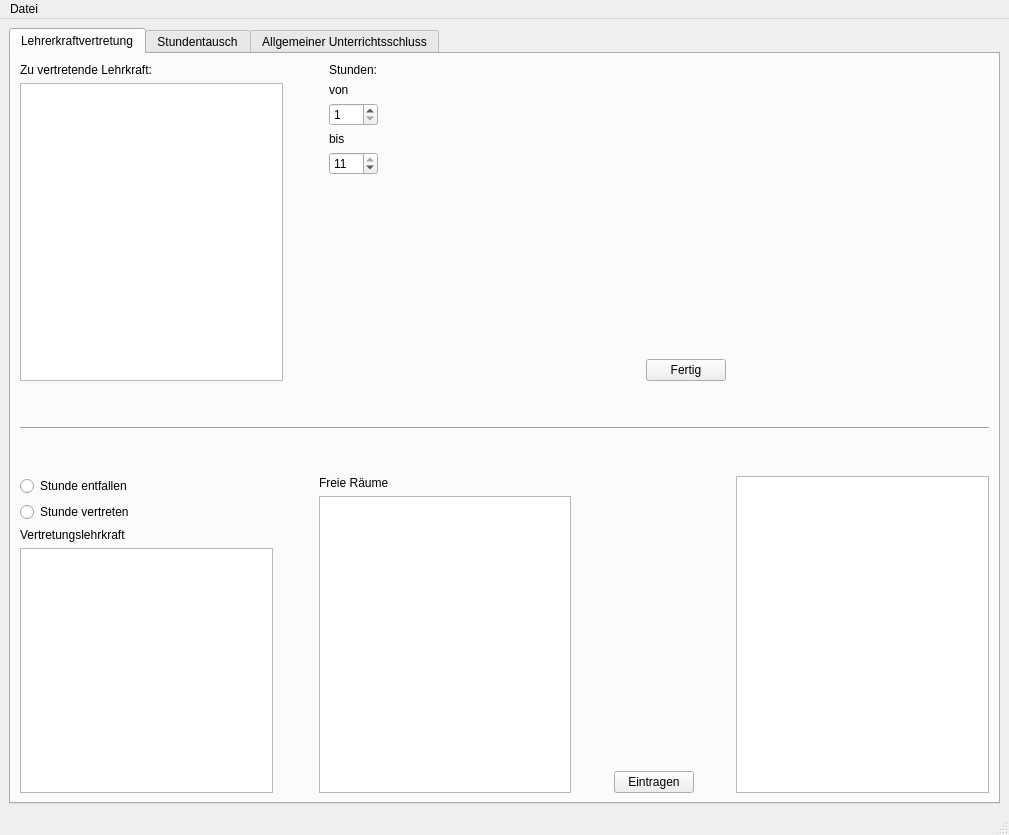
<?xml version="1.0" encoding="UTF-8"?>
<ui version="4.0">
 <class>MainWindow</class>
 <widget class="QMainWindow" name="MainWindow">
  <property name="geometry">
   <rect>
    <x>0</x>
    <y>0</y>
    <width>1009</width>
    <height>835</height>
   </rect>
  </property>
  <property name="windowTitle">
   <string>MainWindow</string>
  </property>
  <widget class="QWidget" name="centralwidget">
   <layout class="QVBoxLayout" name="verticalLayout">
    <item>
     <widget class="QTabWidget" name="tabWidget">
      <property name="currentIndex">
       <number>0</number>
      </property>
      <widget class="QWidget" name="tab">
       <attribute name="title">
        <string>Lehrerkraftvertretung</string>
       </attribute>
       <layout class="QVBoxLayout" name="verticalLayout_2">
        <item>
         <layout class="QHBoxLayout" name="horizontalLayout">
          <item>
           <layout class="QVBoxLayout" name="verticalLayout_6">
            <item>
             <widget class="QLabel" name="label">
              <property name="text">
               <string>Zu vertretende Lehrkraft:</string>
              </property>
             </widget>
            </item>
            <item>
             <widget class="QListWidget" name="ListeZuVertretendeLehrkraft"/>
            </item>
           </layout>
          </item>
          <item>
           <spacer name="horizontalSpacer_2">
            <property name="orientation">
             <enum>Qt::Horizontal</enum>
            </property>
            <property name="sizeType">
             <enum>QSizePolicy::Minimum</enum>
            </property>
            <property name="sizeHint" stdset="0">
             <size>
              <width>40</width>
              <height>20</height>
             </size>
            </property>
           </spacer>
          </item>
          <item>
           <layout class="QVBoxLayout" name="verticalLayout_7">
            <item>
             <widget class="QLabel" name="label_2">
              <property name="text">
               <string>Stunden:</string>
              </property>
             </widget>
            </item>
            <item>
             <widget class="QLabel" name="label_4">
              <property name="text">
               <string>von</string>
              </property>
             </widget>
            </item>
            <item>
             <widget class="QSpinBox" name="AnfangStundeZuVertreten">
              <property name="minimum">
               <number>1</number>
              </property>
              <property name="maximum">
               <number>11</number>
              </property>
             </widget>
            </item>
            <item>
             <widget class="QLabel" name="label_3">
              <property name="text">
               <string>bis </string>
              </property>
             </widget>
            </item>
            <item>
             <widget class="QSpinBox" name="EndeStundeZuVertreten">
              <property name="minimum">
               <number>1</number>
              </property>
              <property name="maximum">
               <number>11</number>
              </property>
              <property name="value">
               <number>11</number>
              </property>
             </widget>
            </item>
            <item>
             <spacer name="verticalSpacer_6">
              <property name="orientation">
               <enum>Qt::Vertical</enum>
              </property>
              <property name="sizeHint" stdset="0">
               <size>
                <width>20</width>
                <height>40</height>
               </size>
              </property>
             </spacer>
            </item>
           </layout>
          </item>
          <item>
           <spacer name="horizontalSpacer_6">
            <property name="orientation">
             <enum>Qt::Horizontal</enum>
            </property>
            <property name="sizeHint" stdset="0">
             <size>
              <width>40</width>
              <height>20</height>
             </size>
            </property>
           </spacer>
          </item>
          <item>
           <layout class="QVBoxLayout" name="verticalLayout_10">
            <item>
             <spacer name="verticalSpacer_4">
              <property name="orientation">
               <enum>Qt::Vertical</enum>
              </property>
              <property name="sizeHint" stdset="0">
               <size>
                <width>20</width>
                <height>40</height>
               </size>
              </property>
             </spacer>
            </item>
            <item>
             <widget class="QPushButton" name="ButtonLehrkraftVertretung">
              <property name="text">
               <string>Fertig</string>
              </property>
             </widget>
            </item>
           </layout>
          </item>
          <item>
           <spacer name="horizontalSpacer">
            <property name="orientation">
             <enum>Qt::Horizontal</enum>
            </property>
            <property name="sizeHint" stdset="0">
             <size>
              <width>40</width>
              <height>20</height>
             </size>
            </property>
           </spacer>
          </item>
         </layout>
        </item>
        <item>
         <spacer name="verticalSpacer_3">
          <property name="orientation">
           <enum>Qt::Vertical</enum>
          </property>
          <property name="sizeType">
           <enum>QSizePolicy::Minimum</enum>
          </property>
          <property name="sizeHint" stdset="0">
           <size>
            <width>20</width>
            <height>40</height>
           </size>
          </property>
         </spacer>
        </item>
        <item>
         <widget class="Line" name="line">
          <property name="orientation">
           <enum>Qt::Horizontal</enum>
          </property>
         </widget>
        </item>
        <item>
         <spacer name="verticalSpacer_2">
          <property name="orientation">
           <enum>Qt::Vertical</enum>
          </property>
          <property name="sizeType">
           <enum>QSizePolicy::Minimum</enum>
          </property>
          <property name="sizeHint" stdset="0">
           <size>
            <width>20</width>
            <height>40</height>
           </size>
          </property>
         </spacer>
        </item>
        <item>
         <layout class="QHBoxLayout" name="horizontalLayout_2">
          <item>
           <layout class="QVBoxLayout" name="verticalLayout_9">
            <item>
             <widget class="QRadioButton" name="ButtonStundeEntfallen">
              <property name="text">
               <string>Stunde entfallen</string>
              </property>
             </widget>
            </item>
            <item>
             <widget class="QRadioButton" name="ButtonStundeVertreten">
              <property name="text">
               <string>Stunde vertreten</string>
              </property>
             </widget>
            </item>
            <item>
             <widget class="QLabel" name="label_5">
              <property name="text">
               <string>Vertretungslehrkraft</string>
              </property>
             </widget>
            </item>
            <item>
             <widget class="QListWidget" name="ListVertretungslehrkraefte"/>
            </item>
           </layout>
          </item>
          <item>
           <spacer name="horizontalSpacer_3">
            <property name="orientation">
             <enum>Qt::Horizontal</enum>
            </property>
            <property name="sizeType">
             <enum>QSizePolicy::Minimum</enum>
            </property>
            <property name="sizeHint" stdset="0">
             <size>
              <width>40</width>
              <height>20</height>
             </size>
            </property>
           </spacer>
          </item>
          <item>
           <layout class="QVBoxLayout" name="verticalLayout_8">
            <item>
             <widget class="QLabel" name="label_6">
              <property name="text">
               <string>Freie Räume</string>
              </property>
             </widget>
            </item>
            <item>
             <widget class="QListWidget" name="ListFreieRaeume"/>
            </item>
           </layout>
          </item>
          <item>
           <spacer name="horizontalSpacer_4">
            <property name="orientation">
             <enum>Qt::Horizontal</enum>
            </property>
            <property name="sizeHint" stdset="0">
             <size>
              <width>40</width>
              <height>20</height>
             </size>
            </property>
           </spacer>
          </item>
          <item>
           <layout class="QVBoxLayout" name="verticalLayout_5">
            <item>
             <spacer name="verticalSpacer">
              <property name="orientation">
               <enum>Qt::Vertical</enum>
              </property>
              <property name="sizeHint" stdset="0">
               <size>
                <width>20</width>
                <height>40</height>
               </size>
              </property>
             </spacer>
            </item>
            <item>
             <widget class="QPushButton" name="ButtonVertretungbestaetigen">
              <property name="text">
               <string>Eintragen</string>
              </property>
             </widget>
            </item>
           </layout>
          </item>
          <item>
           <spacer name="horizontalSpacer_5">
            <property name="orientation">
             <enum>Qt::Horizontal</enum>
            </property>
            <property name="sizeHint" stdset="0">
             <size>
              <width>40</width>
              <height>20</height>
             </size>
            </property>
           </spacer>
          </item>
          <item>
           <widget class="QListWidget" name="ListVetretendeStunden"/>
          </item>
         </layout>
        </item>
       </layout>
      </widget>
      <widget class="QWidget" name="tab_2">
       <attribute name="title">
        <string>Stundentausch</string>
       </attribute>
       <layout class="QVBoxLayout" name="verticalLayout_3">
        <item>
         <layout class="QHBoxLayout" name="horizontalLayout_3"/>
        </item>
        <item>
         <layout class="QHBoxLayout" name="horizontalLayout_4"/>
        </item>
       </layout>
      </widget>
      <widget class="QWidget" name="tab_3">
       <attribute name="title">
        <string>Allgemeiner Unterrichtsschluss</string>
       </attribute>
       <layout class="QVBoxLayout" name="verticalLayout_4">
        <item>
         <layout class="QHBoxLayout" name="horizontalLayout_5"/>
        </item>
        <item>
         <layout class="QHBoxLayout" name="horizontalLayout_6"/>
        </item>
       </layout>
      </widget>
     </widget>
    </item>
   </layout>
  </widget>
  <widget class="QMenuBar" name="menubar">
   <property name="geometry">
    <rect>
     <x>0</x>
     <y>0</y>
     <width>1009</width>
     <height>21</height>
    </rect>
   </property>
   <widget class="QMenu" name="menuDatei">
    <property name="title">
     <string>Datei</string>
    </property>
    <addaction name="action_ffnen"/>
    <addaction name="actionSpeichern"/>
    <addaction name="actionEinlesen"/>
   </widget>
   <addaction name="menuDatei"/>
  </widget>
  <widget class="QStatusBar" name="statusbar"/>
  <action name="action_ffnen">
   <property name="text">
    <string>Öffnen</string>
   </property>
   <property name="shortcut">
    <string>Ctrl+O</string>
   </property>
  </action>
  <action name="actionSpeichern">
   <property name="text">
    <string>Speichern unter</string>
   </property>
   <property name="shortcut">
    <string>Ctrl+S</string>
   </property>
  </action>
  <action name="actionEinlesen">
   <property name="text">
    <string>Einlesen</string>
   </property>
  </action>
 </widget>
 <resources/>
 <connections/>
</ui>
